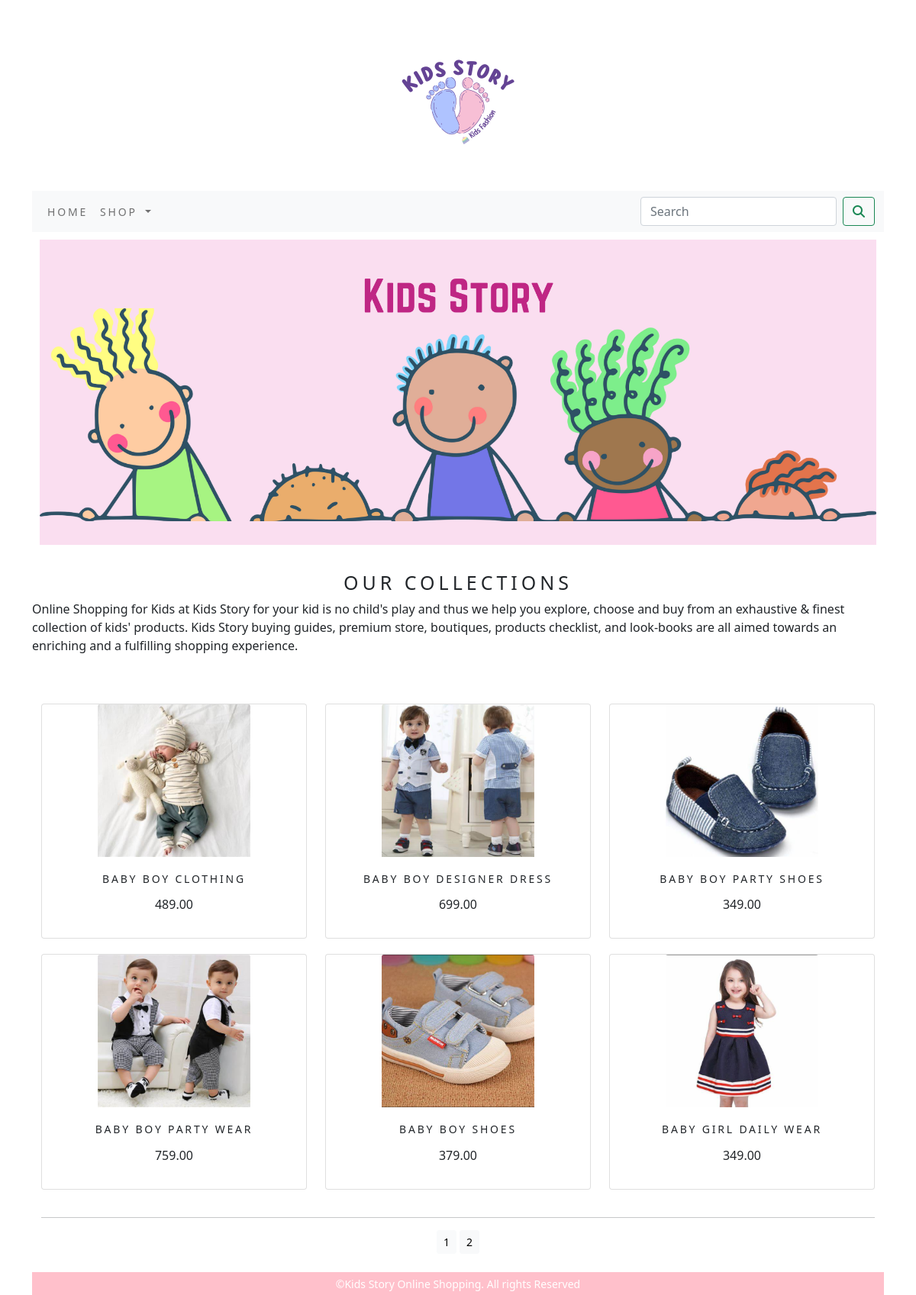
The page /shoppingapp/ on the database its author committed.
### shoppingapp/models.py (models this page shows, shortened)
class Product(models.Model):
    name=models.CharField(max_length=250,unique=True)
    slug=models.SlugField(max_length=250,unique=True)
    description=models.TextField(blank=True)
    price=models.DecimalField(max_digits=10,decimal_places=2)
    category=models.ForeignKey(Category,on_delete=models.CASCADE)
    image=models.ImageField(upload_to='product',blank=True)
    stock=models.IntegerField()
    available=models.BooleanField(default=True)
    created=models.DateTimeField(auto_now_add=True)
    updated=models.DateTimeField(auto_now=True)
    def get_url(self):
        return reverse('shoppingapp:ProCatDetail',args=[self.category.slug,self.slug])
    class Meta:
        ordering = ('name',)
        verbose_name = 'product'
        verbose_name_plural = 'products'

### shoppingapp/views.py (the view)
# urls.py: path('',views.allProdCat,name='allProdCat'),
def allProdCat(request,c_slug=None):
    c_page=None
    products_list=None
    if c_slug != None:
        c_page=get_object_or_404(Category,slug=c_slug)
        products_list=Product.objects.all().filter(category=c_page,available=True)
    else:
        products_list=Product.objects.all().filter(available=True)
    paginator=Paginator(products_list,6)
    try:
        page=int(request.GET.get('page','1'))
    except:
        page=1
    try:
        products=paginator.page(page)
    except (EmptyPage,InvalidPage):
        products=paginator.page(paginator.num_pages)
    return render(request,"category.html",{'category':c_page,'products':products})

### cart/context_processors.py (called while the page is built)
def counter(request):
    item_count=0
    if 'admin' in request.path:
        return {}
    else:
        try:
            cart=Cart.objects.filter(cart_id=_cart_id(request))
            cart_items=CartItem.objects.all().filter(cart=cart[:1])
            for cart_item in cart_items:
                item_count += cart_item.quantity
        except Cart.DoesNotExist:
            item_count =0
    return dict(item_count=item_count)

### cart/views.py (called while the page is built)
def _cart_id(request):
    cart=request.session.session_key
    if not cart:
        cart=request.session.create()
    return cart

### shoppingapp/context_processors.py (called while the page is built)
def menu_links(request):
    links = Category.objects.all()
    return dict(links=links)

### shoppingapp/models.py (called while the page is built)
    def get_url(self):
        return  reverse('shoppingapp:products_by_category',args=[self.slug])

### templates/category.html (shortened to what this page needs)
{% extends 'base.html' %}
{% load static %}
{% block content %}
<div class="mx-auto">
    {% if category %}
        <img class="my_image" src="{{category.image.url}}" alt="{{category.name}}">
</div>
<br>
            <div>
                <h1 class="text-center my_title">{{category.name}}</h1>
                <p class="text-justify">{{category.description}}</p>
            </div>
    {% else %}
        <div>
            <img class="my_image my_image_padding" src="{% static 'img/banner.png' %}" alt="Our Products" >
        </div>
            <br>
            <div>
                <h1 class="text-center my_title">Our Collections</h1>
                <p class="text-justify">Online Shopping for Kids at Kids Story for your kid is no child's play and thus we help you explore, choose and buy from an exhaustive & finest collection of kids' products. Kids Story buying guides, premium store, boutiques, products checklist, and look-books are all aimed towards an enriching and a fulfilling shopping experience.</p>
            <br><br>
            </div>
    {% endif %}
<div class="container">
    <div class="row mx_auto">
        {% for product in products.object_list %}
        <div class="my_bottom_margin col-9 col-sm-12 col-md-4 col-lg-4">
            <div class="card text-center" style="min-width:18rem;">
                <a href="{{product.get_url}}"><img class="card-img-top my_image" src="{{product.image.url}}" style="width:200px; height:200px" alt="{{product.name}}"></a>
                <div class="card-body">
                    <h4>{{product.name}}</h4>
                    <p>{{product.price}}</p>
                </div>
            </div>
        </div>
         {% endfor %}
     </div>
    <div class="mx_auto">
        {% if products.paginator.num_pages > 1 %}
       <hr>
        <div class="text-center">
            {% for pg in products.paginator.page_range %}
                <a href="?page={{pg}}" class="btn btn-light btn-sm {% if products.number == pg %} active {% endif %}">{{pg}}</a>
            {% endfor %}
        </div>
         {% endif %}
    </div>
    <br>
</div>
{% endblock %}

### templates/base.html (shortened to what this page needs)
{% load static %}
<!DOCTYPE html>
<html lang="en">
<head>
    <link rel="stylesheet" href="{% static 'css/custom.css' %}">
    <link href="{% static 'css/bootstrap.min.css' %}" rel="stylesheet" >
</head>
<body>
<div class="container">
    {% include 'header.html' %}
    {% include 'navbar.html' %}
    {% block content %}
    {% endblock %}
</div>
{% include 'footer.html' %}
</body>
</html>

### templates/header.html
{% load static %}
<header>
    <center>
        <a href="{% url 'shoppingapp:allProdCat' %}"> <img src="{% static 'img/logo.png' %}" alt="logoimage" width="250px" height="250px"></a>
    </center>
</header>

### templates/navbar.html (shortened to what this page needs)
<nav class="navbar navbar-expand-lg navbar-light bg-light">
  <div class="container-fluid">
    <div class="collapse navbar-collapse" id="navbarSupportedContent">
      <ul class="navbar-nav me-auto mb-2 mb-lg-0">
        <li class="nav-item">
          <a class="nav-link" href="#">Home</a>
        </li>
        <li class="nav-item dropdown {% if 'shoppingapp' in request.path %} active {% endif %}">
          <a class="nav-link dropdown-toggle" href="#" id="navbarDropdown" role="button" data-bs-toggle="dropdown" aria-expanded="false">
            Shop
          </a>
        </li>
      </ul>
      <form class="d-flex" action="{% url 'search_app:SearchResult' %}" method="get">
        <input class="form-control me-2" type="search" placeholder="Search" name="q" aria-label="Search">
        <button class="btn btn-outline-success" type="submit"><i class="fa fa-search" ></i></button>
      </form>
    </div>
  </div>
</nav>

### templates/footer.html
<div class="footer navbar-fixed-bottom my_footer">
  <p class="text-center"> &copy;Kids Story Online Shopping. All rights Reserved</p>
</div>

### static/css/custom.css (style rules this page uses)
.nav-item { letter-spacing : .2em; font-size :14px; text-transform: uppercase; }
.my_footer { background-color:pink; color:white; height:30px; }
.my_footer p { padding-top:5px; font-size:14px; }
.my_image { width:100%; height:auto; }
.my_title { font-size:25px; text-transform: uppercase; letter-spacing : .2em; }
.my_image_padding { padding:10px; }
.my_bottom_margin { margin-bottom:20px; }
.card-body h4 { font-size:14px; text-transform: uppercase; letter-spacing : .2em; padding:5px; }

### rows shown on the page
Product: image (picture), name "BABY BOY CLOTHING", price "489.00"
Product: image (picture), name "BABY BOY DESIGNER DRESS", price "699.00"
Product: image (picture), name "BABY BOY PARTY SHOES", price "349.00"
Product: image (picture), name "BABY BOY PARTY WEAR", price "759.00"
Product: image (picture), name "BABY BOY SHOES", price "379.00"
Product: image (picture), name "BABY GIRL DAILY WEAR", price "349.00"

### other values the page prints
{{ pg }} "1" "2"
